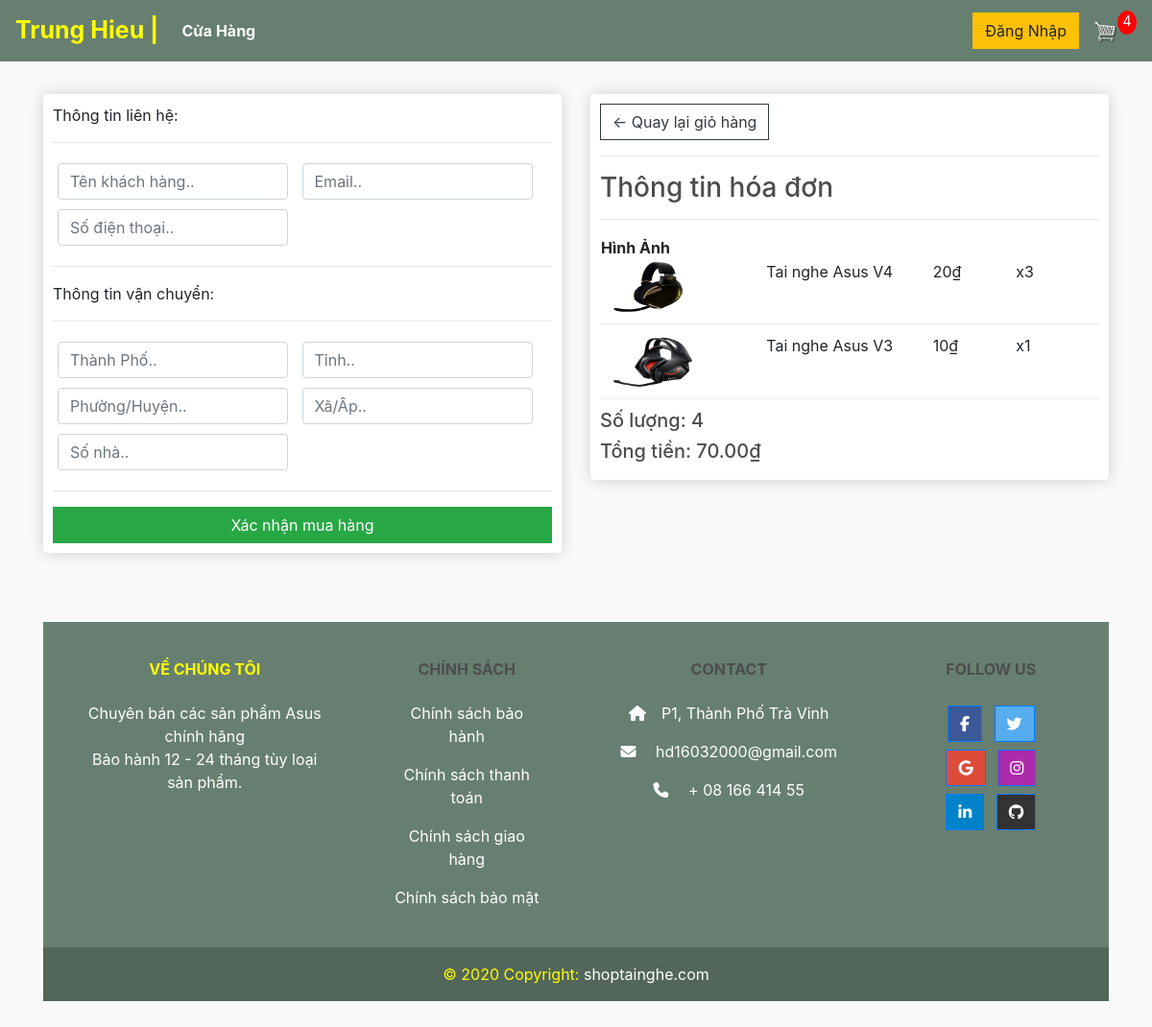
The app's page /checkout/ (signed in) with its own data.
### store/models.py (models this page shows, shortened)
class OrderItem(models.Model):
    product = models.ForeignKey(Product, on_delete = models.SET_NULL, blank = True, null =True)
    order = models.ForeignKey(Order, on_delete = models.SET_NULL, blank = True, null =True)
    quantity = models.IntegerField(default = 0, null=True, blank = True)
    date_added = models.DateTimeField(auto_now_add=True)
    @property
    def get_total(self):
        total = self.product.price * self.quantity
        return total

class Product(models.Model):
    name = models.CharField(max_length=200, null=True)
    price = models.IntegerField()
    digital = models.BooleanField(default=False, null= True, blank=False)
    description = models.TextField(default='')
    image = models.ImageField(null= True, blank=True)
    @property
    def imageURL(self):
        try:
            url = self.image.url
        except:
            url = ''
        return url

class Order(models.Model):
    customer = models.ForeignKey(Customer, on_delete = models.SET_NULL, blank = True, null =True)
    date_order = models.DateTimeField(auto_now_add=True)
    complete = models.BooleanField(default=False, null=True, blank = False)
    transaction_id = models.CharField(max_length=200, null=True)
    @property
    def shipping(self):
        shipping = False
        orderitem = self.orderitem_set.all()
        for i in orderitem:
            if i.product.digital == False:
                shipping = True
        return shipping
    @property
    def get_cart_total(self):
        orderitems = self.orderitem_set.all()
        total = sum([item.get_total for item in orderitems])
        return total
    @property
    def get_cart_items(self):
        orderitems = self.orderitem_set.all()
        total = sum([item.quantity for item in orderitems])
        return total

### store/views.py (the view)
# urls.py: path('checkout/', views.checkout, name="checkout"),
def checkout(request):
	if request.user.is_authenticated:
		customer = request.user.customer
		order, created = Order.objects.get_or_create(customer=customer, complete=False)
		items = order.orderitem_set.all()
		cartItems = order.get_cart_items
	else:
		items = []
		order = {'get_cart_total':0, 'get_cart_items':0, 'shipping':False}
		cartItems = order['get_cart_items']
	context = {'items':items, 'order':order, 'cartItems':cartItems}
	return render(request, 'store/checkout.html', context)

### store/templates/store/checkout.html (shortened to what this page needs)
{% extends "store/main.html" %}
{% load static %}
{% block content %}
<div class="row">
    <div class="col-lg-6">
        <div class="box-element" id="form-wrapper">
            <from id="form">
                <div id="user-info">
                    <p>Thông tin liên hệ:</p>
                    <hr>
                    <div class="form-field">
                        <input required class="form-control" type="text" name="name" placeholder="Tên khách hàng..">
                    </div>
                    <div class="form-field">
                        <input required class="form-control" type="email" name="email" placeholder="Email..">
                    </div>
                    <div class="form-field">
                        <input required class="form-control" type="email" name="email" placeholder="Số điện thoại..">
                    </div>
                </div>
                <div id="shipping-info">
                    <hr>
						<p>Thông tin vận chuyển:</p>
						<hr>
						<div class="form-field">
							<input class="form-control" type="text" name="address" placeholder="Thành Phố..">
						</div>
						<div class="form-field">
							<input class="form-control" type="text" name="city" placeholder="Tỉnh..">
						</div>
						<div class="form-field">
							<input class="form-control" type="text" name="state" placeholder="Phường/Huyện..">
						</div>
						<div class="form-field">
							<input class="form-control" type="text" name="zipcode" placeholder="Xã/Ấp..">
						</div>
						<div class="form-field">
							<input class="form-control" type="text" name="country" placeholder="Số nhà..">
						</div>
                </div>
                <hr>
                <input id="from-button" class="btn btn-success btn-block" type="submit" value="Xác nhận mua hàng">
            </from>
        </div>
        <br>
    </div>
    <div class="col-lg-6">
        <div class="box-element">
            <a  class="btn btn-outline-dark" href="{% url 'cart' %}">&#x2190; Quay lại giỏ hàng</a>
            <hr>
            <h3>Thông tin hóa đơn</h3>
            <table>
                <tr>
                    <div style="flex:2"><th>Hình Ảnh</th></div>
                </tr>
            <hr>
            </table>
            {% for item in items %}
            <div class="cart-row">
                <div style="flex:2"><img class="row-image" src="{{item.product.imageURL}}"></div>
                <div style="flex:2"><p>{{item.product.name}}</p></div>
                <div style="flex:1"><p>{{item.product.price}}&#8363;</p></div>
                <div style="flex:1"><p>x{{item.quantity}}</p></div>
            </div>
            {% endfor %}
            <h5>Số lượng: {{order.get_cart_items}}</h5>
            <h5>Tổng tiền: {{order.get_cart_total|floatformat:2}}&#8363;</h5>
        </div>
    </div>
</div>
{% endblock content %}

### ecommerce/static/css/main.css (style rules this page uses)
body { background-color: hsl(0, 0%, 98%); }
h1,h2,h3,h4,h5,h6 { color:hsl(0, 0%, 30%); }
.box-element { box-shadow:hsl(0, 0%, 80%) 0 0 16px; background-color: #fff; border-radius: 4px; padding: 10px; }
.col-lg-4, .col-lg-6, .col-lg-8, .col-lg-12 { margin-top: 10px; }
.btn { border-radius: 0; }
.row-image { width: 100px; }
.form-field { width:250px; display: inline-block; padding: 5px; }
.cart-row { display: flex; align-items: flex-stretch; padding-bottom: 10px; margin-bottom: 10px; border-bottom: 1px solid #ececec; }

### records on screen
OrderItem: product.imageURL (picture), product.name "Tai nghe Asus V4", product.price "20", quantity "3"
OrderItem: product.imageURL (picture), product.name "Tai nghe Asus V3", product.price "10", quantity "1"
Order: get_cart_items "4", get_cart_total "70.00"

### other values on screen
{{ cartItems }} "4"
